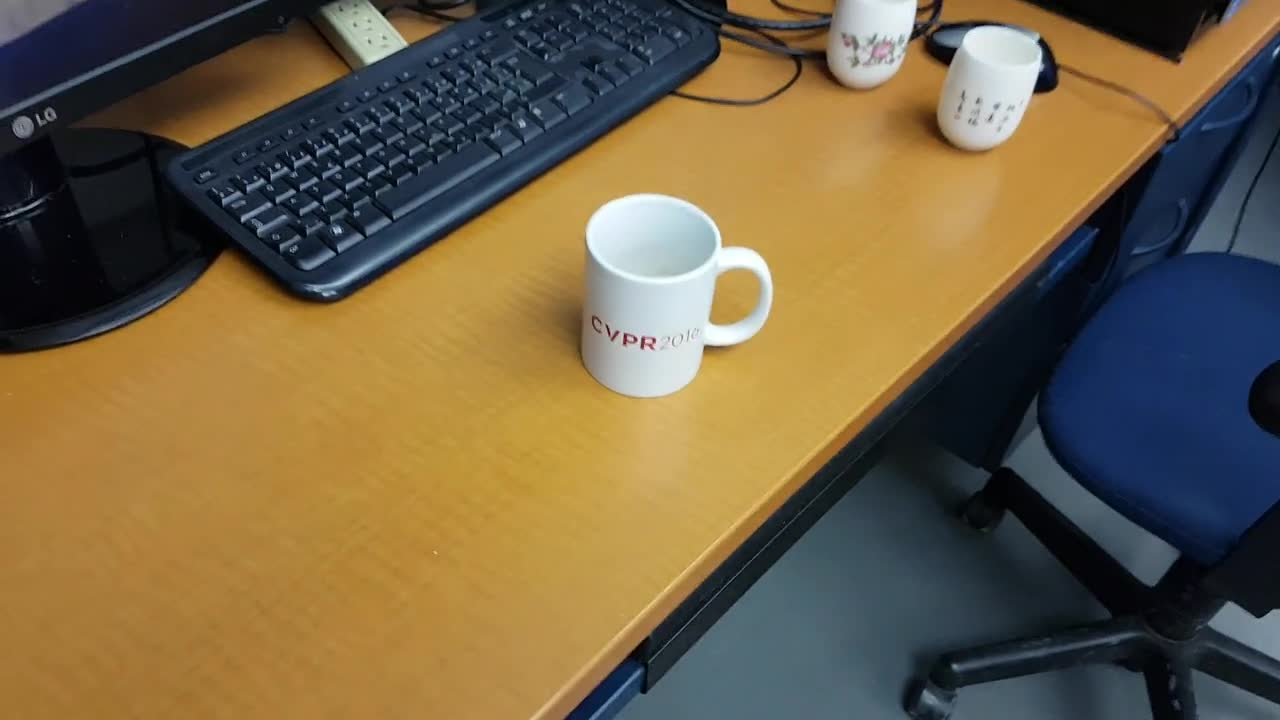
#> input picture in000115.jpg, 1280 x 720 px
$ jupyter execute 'Suivi mean-shift.ipynb'   (shell and % lines are left out)
#> lines starting #> are read from the running program, lines starting #| are printed output that depends on the picture; long printed decimals are rounded
<a href="https://colab.research.google.com/github/gabilodeau/INF8770/blob/master/Suivi%20mean-shift.ipynb" target="_parent"></a>

INF8770 Technologies multimédias

Polytechnique Montréal

Exemple de suivi avec mean-shift.

Exécuter les 2 lignes suivantes pour colab.

[cell 1]
%cd INF8770

[cell 2]
import numpy as np
import math
import cv2
import matplotlib.pyplot as plt
import matplotlib.patches as patches

Lecture de l'image initiale. Elle servira à créer le modèle de l'objet à suivre.

[cell 3]
image = cv2.imread('in000115.jpg',cv2.IMREAD_GRAYSCALE)
#> image: shape (720, 1280); min 0, max 255, mean 99.7
plt.imshow(image, cmap = plt.get_cmap('gray'))
plt.show()

Définition du rectangle englobant autour de la tasse. Si on inclut l'anse, le suivi ne fonctionnera pas, car trop d'arrière-plan sera inclut.

[cell 4]
y1 = 192
y2 = 400
x1 = 575
x2 = 715 #avec anse : 770
# Centre du rectangle englobant.
prevcentrex = (x2+x1)/2.0
prevcentrey = (y2+y1)/2.0
fig,ax = plt.subplots(1)
plt.imshow(image, cmap = plt.get_cmap('gray'))
rect = patches.Rectangle((x1,y1),x2-x1,y2-y1,linewidth=1,edgecolor='r',facecolor='none')
ax.add_patch(rect)
plt.show()

Création d'un masque qui pemettra de calculer l'histogramme seulement dans la région du rectangle englobant. Affichage de l'image avec le masque. Et affichage de l'histogramme.

[cell 5]
mask = np.zeros(image.shape[:2], np.uint8)
mask[y1:y2, x1:x2] = 255
masked_image = cv2.bitwise_and(image,image,mask = mask)
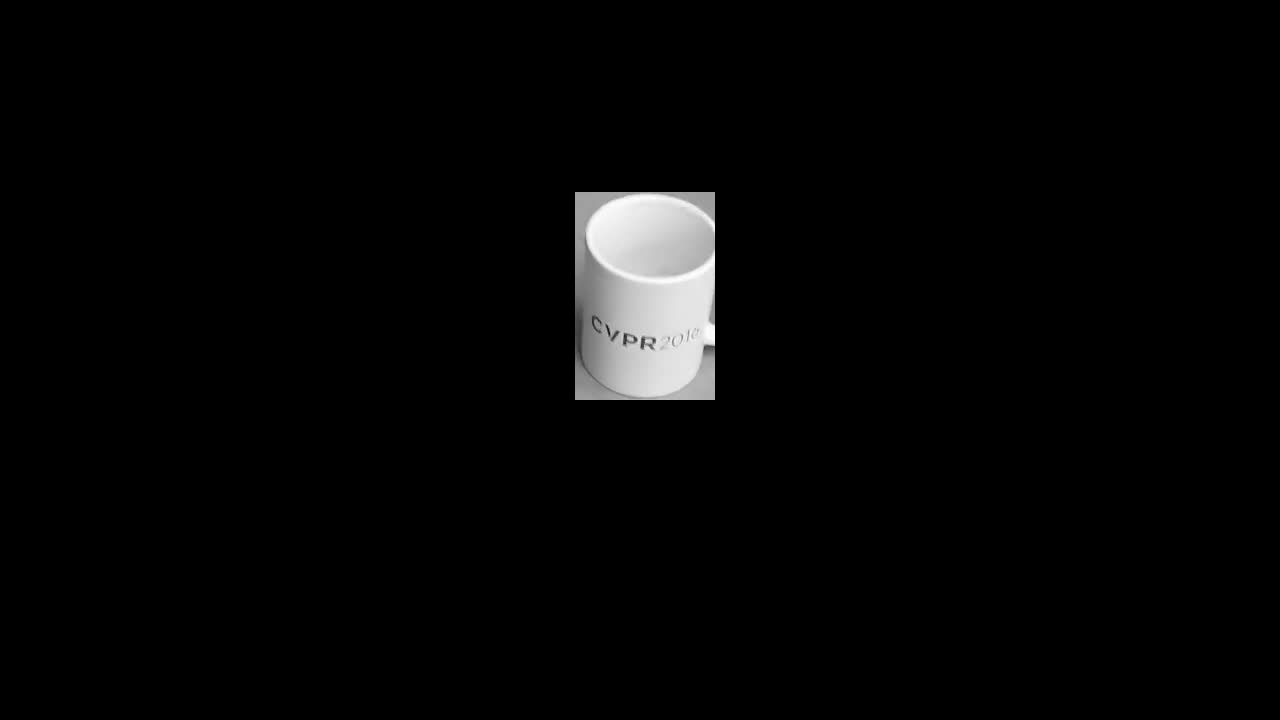
#> masked_image: shape (720, 1280); min 0, max 255, mean 6.1
#L'histogramme est quantifié sur 32 niveaux.
hist_mask = cv2.calcHist([image],[0],mask,[32],[0,256])
#> hist_mask = 32 values, max 4816 at index 28, min 0 at index 0, mean 910
plt.imshow(masked_image, cmap = plt.get_cmap('gray'))
plt.show()
plt.plot(hist_mask)
plt.show()
#> figure, not shown here; curve peaks at x = 28, y = 4816

Lecture d'une image subséquente dans la séquence vidéo avec le rectangle englobant de l'image initiale en superposition.

[cell 6]
image = cv2.imread('in000129.jpg',cv2.IMREAD_GRAYSCALE)
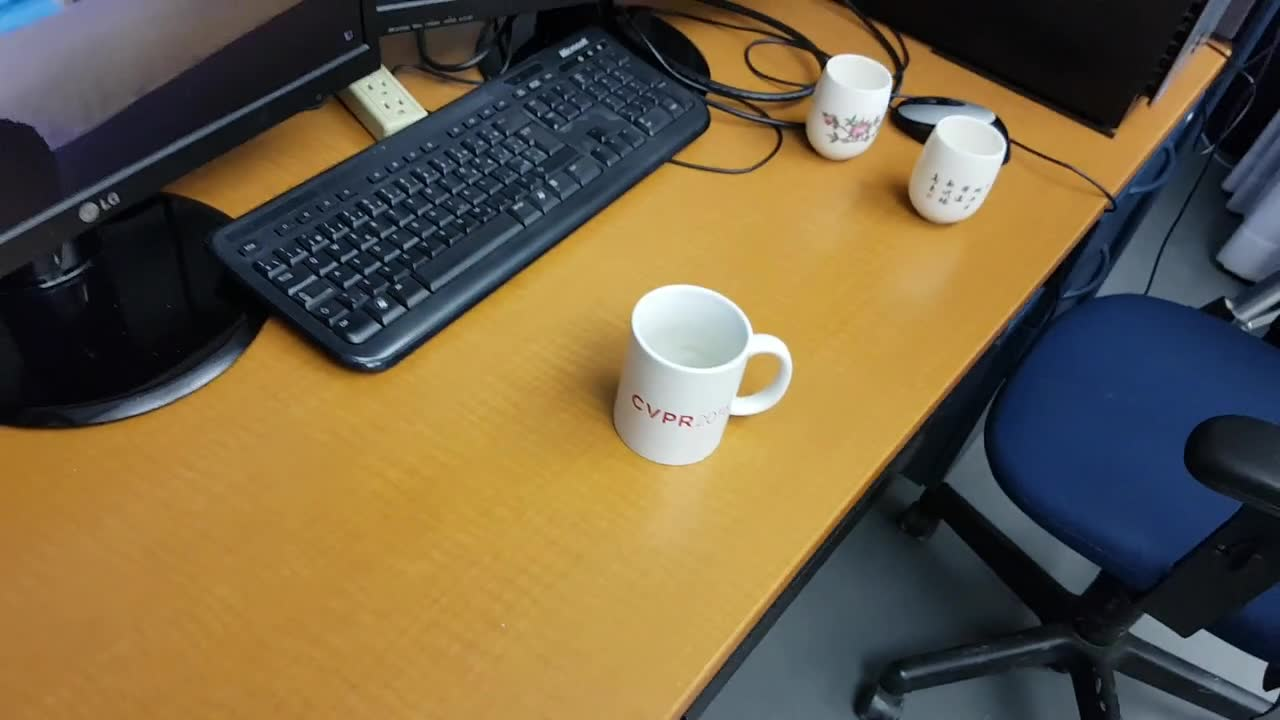
#> input picture in000129.jpg, 1280 x 720 px
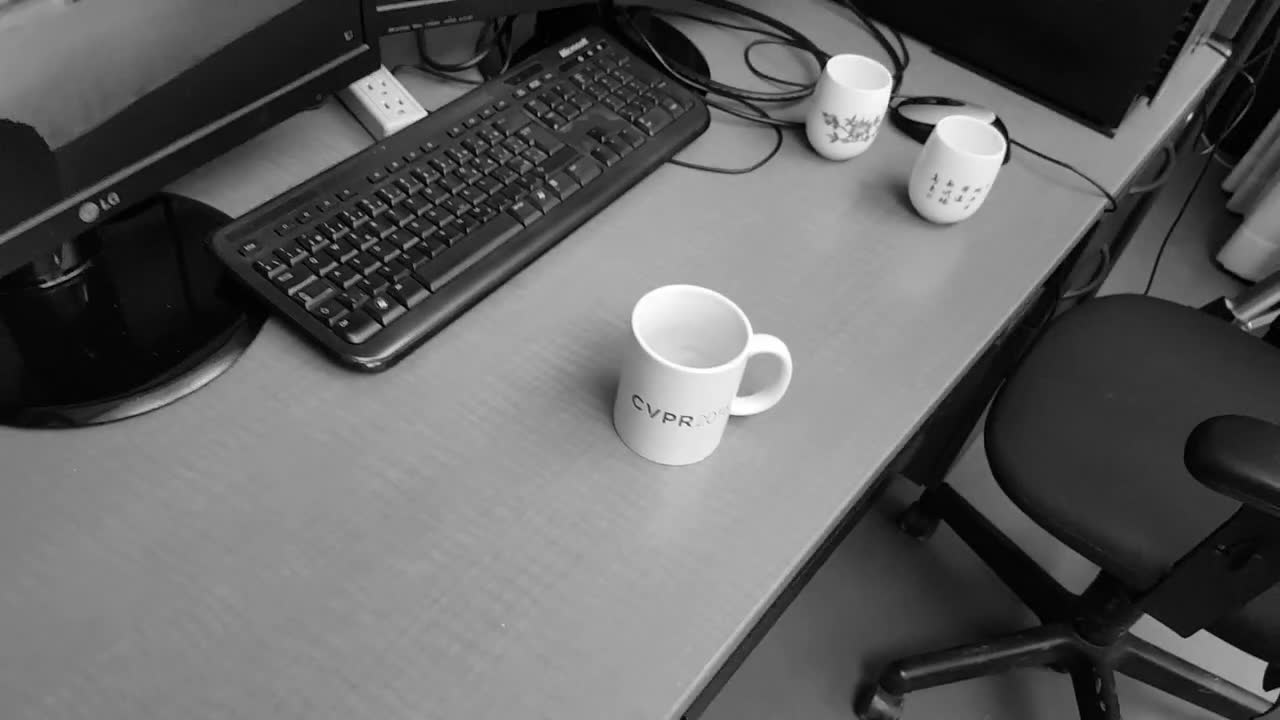
#> image: shape (720, 1280); min 0, max 255, mean 98.3
fig,ax = plt.subplots(1)
plt.imshow(image, cmap = plt.get_cmap('gray'))
rect = patches.Rectangle((x1,y1),x2-x1,y2-y1,linewidth=1,edgecolor='r',facecolor='none')
ax.add_patch(rect)
plt.show()
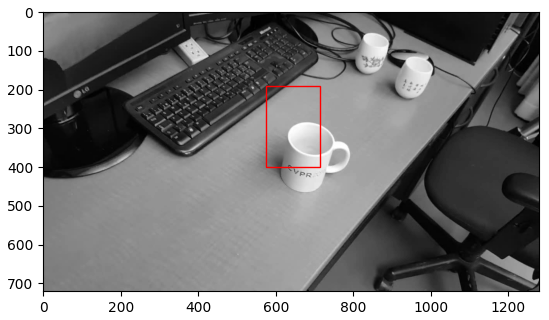
#> figure drawn by matplotlib, 1 panel

On n'est pas bien aligné, donc il faut appliquer la procédure mean-shift. On substitue les valeurs de tons de gris par leur nombre d'occurences dans l'histogramme calculé précédemment. Affichage de l'image des "masses".

[cell 7]
imagemasse = np.zeros(image.shape[:2])
for i in range(0,len(image)):
    for j in range(0,len(image[0])):
        imagemasse[i,j] = hist_mask[int(image[i,j]/8)]
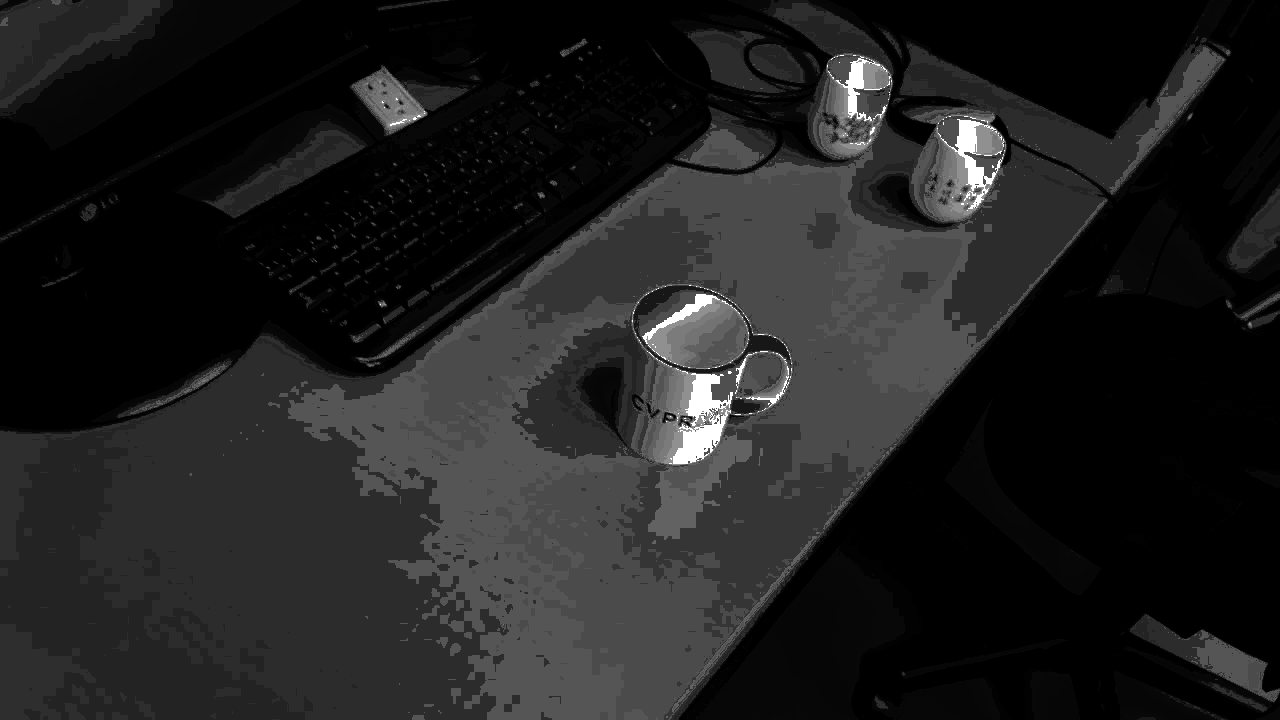
#> imagemasse: shape (720, 1280) float64; min 0, max 4816, mean 604.8; drawn with min black and max white
plt.figure(figsize = (10,10))
plt.imshow(imagemasse/max(hist_mask), cmap = plt.get_cmap('gray'))
plt.show()
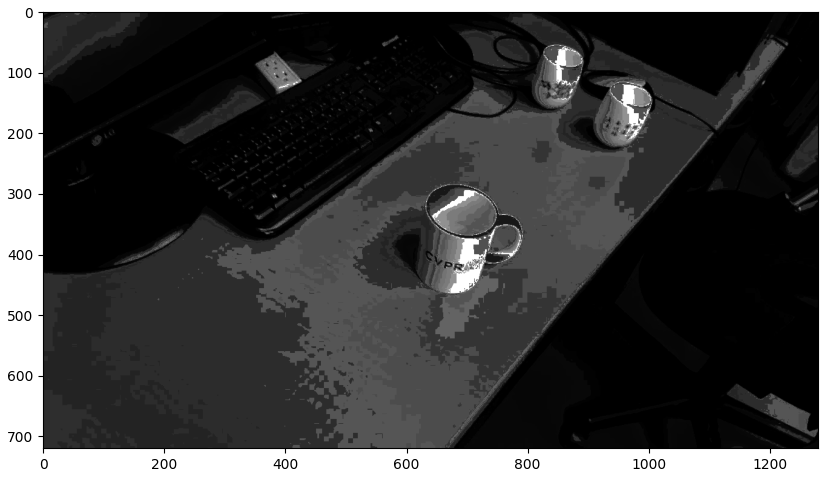
#> figure drawn by matplotlib, 1 panel

Application de la procédure mean-shift jusqu'à convergence.

[cell 8]
centrex = 0
centrey = 0
# On arrete quand le déplacement du rectangle englobant est plus petit ou égal à 2
while math.sqrt(math.pow(centrex - prevcentrex,2) + math.pow(centrey - prevcentrey,2))>2:
    centrex = 0
    centrey = 0
    massetot = 0
    prevcentrex = (x2+x1)/2.0
    prevcentrey = (y2+y1)/2.0
    #Calcul des centres de masse pour x et y
    for i in range(y1, y2):
        for j in range(x1, x2):
            massetot += imagemasse[i,j]
            centrex += j*imagemasse[i,j]
            centrey += i*imagemasse[i,j]
#> after the loop, centrex = 2.56e+10; centrey = 1.18e+10; massetot = 38839651
    centrex = centrex/massetot
#> centrex = 658.4
    centrey = centrey/massetot
#> centrey = 305.1
    # Calcul des coordonnées du nouveau rectangle englobant pour le nouveau centre calculé.
    x1 = int(x1 + (centrex - prevcentrex))
#> x1 = 588
    x2 = int(x2 + (centrex - prevcentrex))
#> x2 = 728
    y1 = int(y1 + (centrey - prevcentrey))
#> y1 = 201
    y2 = int(y2 + (centrey - prevcentrey))
#> y2 = 409
    print(centrex)
#| 658.441
    print(centrey)
#| 305.089
    print(x1,x2,y1,y2)
#| 588 728 201 409

    fig,ax = plt.subplots(1)
    plt.imshow(image, cmap = plt.get_cmap('gray'))
    rect = patches.Rectangle((x1,y1),x2-x1,y2-y1,linewidth=1,edgecolor='r',facecolor='none')
    ax.add_patch(rect)
    plt.show()
